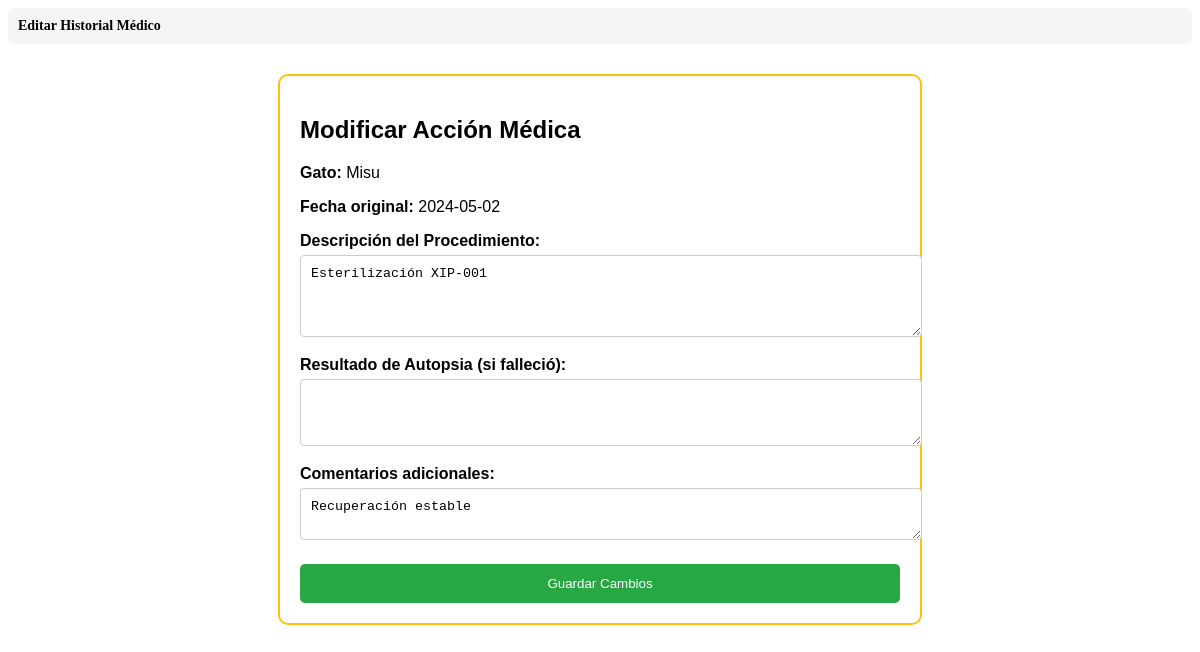
/BD243468864/editar_historial.php?idAccion=1, run on the app's committed database.
### tables this page shows
CREATE TABLE ACCION_INDIVIDUAL(
    idAccion INT PRIMARY KEY AUTO_INCREMENT,
    fecha DATE,
    descripcion TEXT,
    autopsia TEXT,
    comentario TEXT,
    idGato INT NOT NULL,
    idProfesional INT NOT NULL,
    idCampaña INT,
    CONSTRAINT FK_accion_gato
        FOREIGN KEY (idGato) REFERENCES GATO(idGato),
    CONSTRAINT FK_accion_profesional
        FOREIGN KEY (idProfesional) REFERENCES PROFESIONAL(idProfesional),
    CONSTRAINT FK_accion_campaña
        FOREIGN KEY (idCampaña) REFERENCES CAMPAÑA_INTERVENCION(idCampaña)
);

CREATE TABLE GATO(
    idGato INT PRIMARY KEY AUTO_INCREMENT,
    numXIP VARCHAR(200),
    nombre VARCHAR(200),
    sexo VARCHAR(50),
    descripcion TEXT,
    foto TEXT,
    idCementerio INT,
    CONSTRAINT FK_gato_cementerio
        FOREIGN KEY (idCementerio) REFERENCES CEMENTERIO(idCementerio)
);

### BD243468864/editar_historial.php (the view, shortened to what this page needs)
<?php
require_once '../header.php';
$con = mysqli_connect("localhost", "root", "", "BD201");
$idAccion = $_GET['idAccion'];
$sql = "SELECT a.*, g.nombre as nombreGato
        FROM ACCION_INDIVIDUAL a
        JOIN GATO g ON a.idGato = g.idGato
        WHERE a.idAccion = $idAccion";
$res = mysqli_query($con, $sql);
$accion = mysqli_fetch_assoc($res);
?>
<!DOCTYPE html>
<html>
<head>
</head>
<body>
    <div class="edit-box">
        <h2>Modificar Acción Médica</h2>
        <p><strong>Gato:</strong> <?php echo $accion['nombreGato']; ?></p>
        <p><strong>Fecha original:</strong> <?php echo $accion['fecha']; ?></p>
        <form action="actualizar_historial.php" method="POST">
            <label>Descripción del Procedimiento:</label>
            <textarea name="descripcion" rows="4"><?php echo $accion['descripcion']; ?></textarea>
            <label>Resultado de Autopsia (si falleció):</label>
            <textarea name="autopsia" rows="3"><?php echo $accion['autopsia']; ?></textarea>
            <label>Comentarios adicionales:</label>
            <textarea name="comentario" rows="2"><?php echo $accion['comentario']; ?></textarea>
            <button type="submit" class="btn-save">Guardar Cambios</button>
        </form>
    </div>
</body>
</html>

### BD243468864/editar_historial.php (style rules this page uses)
.edit-box { max-width: 600px; margin: 30px auto; padding: 20px; border: 2px solid #ffc107; border-radius: 10px; font-family: sans-serif; }
label { display: block; font-weight: bold; margin-top: 15px; }
textarea { width: 100%; padding: 10px; margin-top: 5px; border: 1px solid #ccc; border-radius: 4px; }
.btn-save { background: #28a745; color: white; padding: 12px; border: none; width: 100%; margin-top: 20px; cursor: pointer; border-radius: 5px; }

### data on the page
accion_individual: idGato.nombre "Misu", fecha "2024-05-02", descripcion "Esterilización XIP-001", comentario "Recuperación estable"

### other printed values
$crumb['titulo'] "Editar Historial Médico"
